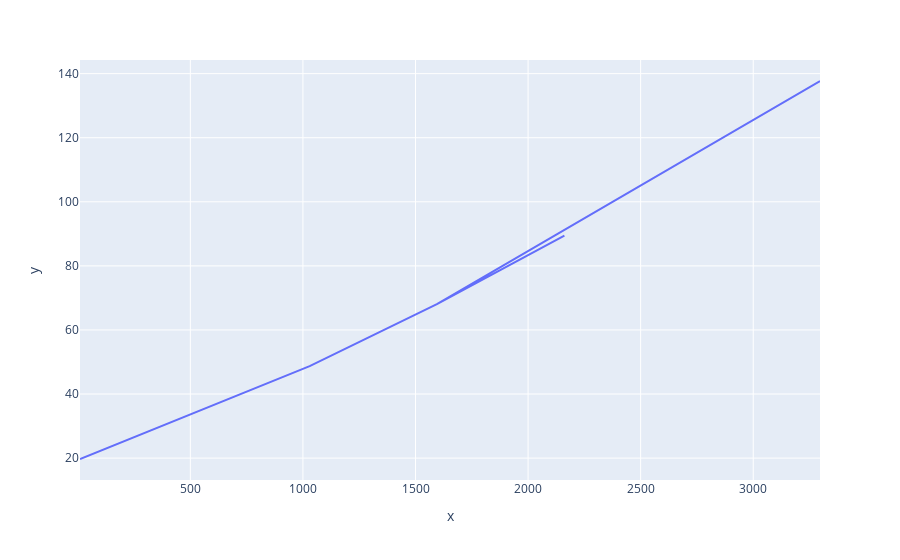

The cell this chart's notebook holds for it:
### Code cell
px.line(x = N, y = Q_out)

### Figure 1 — Plotly figure (JSON) as saved in the notebook; plotly's stock layout.template omitted (floating-point values rounded to 4 significant figures)
{"data": [{"hovertemplate": "x=%{x}<br>y=%{y}<extra></extra>", "legendgroup": "", "line": {"color": "#636efa", "dash": "solid"}, "marker": {"symbol": "circle"}, "mode": "lines", "name": "", "orientation": "v", "showlegend": false, "type": "scatter", "x": [9.862, 1030.0, 1595.0, 2161.0, 1595.0, 3297.0], "xaxis": "x", "y": [19.72, 48.69, 68.04, 89.44, 68.04, 137.7], "yaxis": "y"}], "layout": {"legend": {"tracegroupgap": 0}, "margin": {"t": 60}, "xaxis": {"anchor": "y", "domain": [0, 1], "title": {"text": "x"}}, "yaxis": {"anchor": "x", "domain": [0, 1], "title": {"text": "y"}}}}
